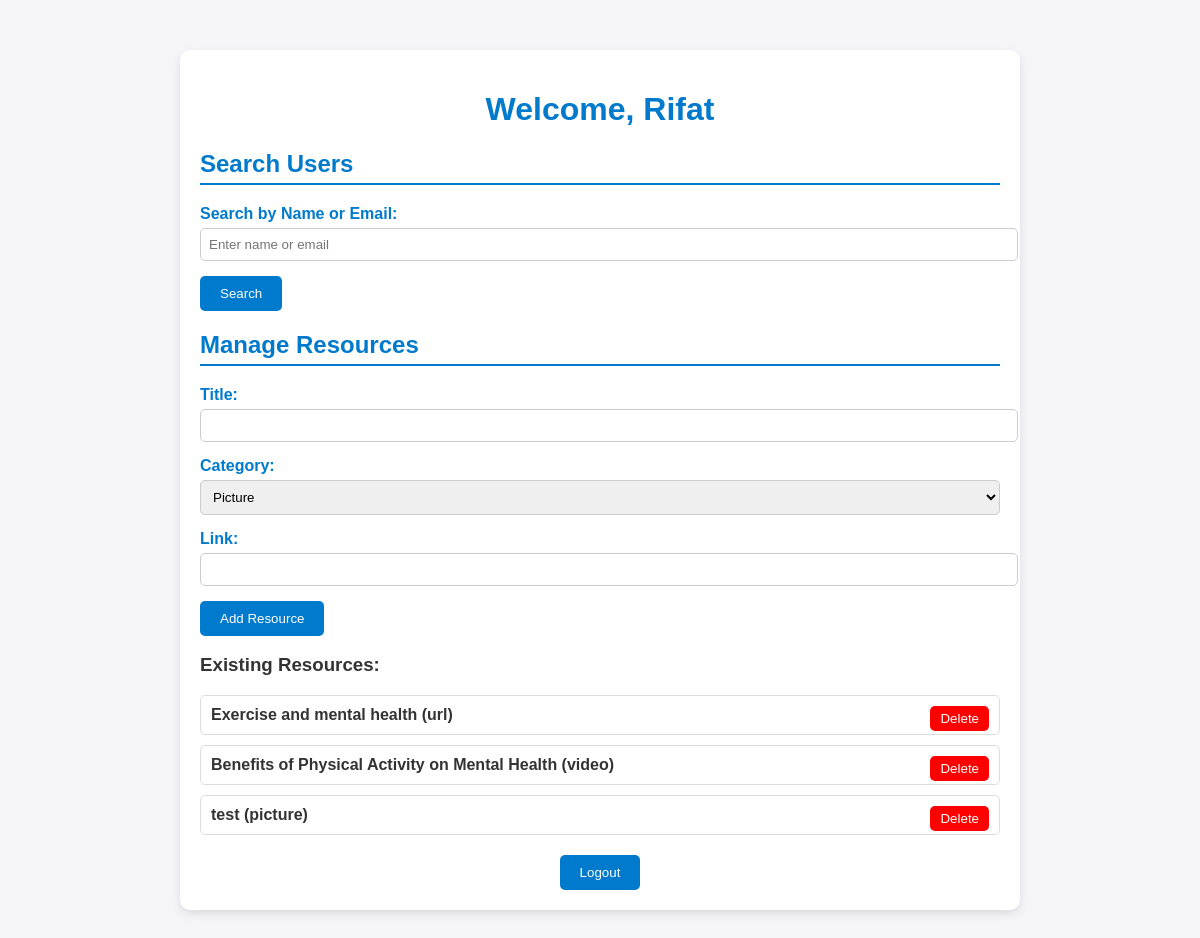
The page /mental_health_tracker/admin_dashboard.php (signed in) on the database its author committed.
### tables this page shows
CREATE TABLE `resources` (
  `id` int(11) NOT NULL,
  `title` varchar(255) NOT NULL,
  `category` enum('picture','video','url') NOT NULL,
  `link` text NOT NULL
);

### mental_health_tracker/admin_dashboard.php (the view, shortened to what this page needs)
<?php
include 'db.php';
$admin_name = $_SESSION['admin_name'];
$resources = mysqli_query($con, "SELECT * FROM resources");
?>
<!DOCTYPE html>
<html lang="en">
<head>
</head>
<body>
<div class="container">
    <h1>Welcome, <?= $admin_name ?></h1>
    <div class="section">
        <h2>Search Users</h2>
        <form method="POST">
            <div class="form-group">
                <label for="search_query">Search by Name or Email:</label>
                <input type="text" id="search_query" name="search_query" placeholder="Enter name or email">
            </div>
            <button type="submit" name="search_user">Search</button>
        </form>
    </div>
    <div class="section">
        <h2>Manage Resources</h2>
        <form method="POST">
            <div class="form-group">
                <label for="title">Title:</label>
                <input type="text" id="title" name="title" required>
            </div>
            <div class="form-group">
                <label for="category">Category:</label>
                <select id="category" name="category" required>
                    <option value="picture">Picture</option>
                </select>
            </div>
            <div class="form-group">
                <label for="link">Link:</label>
                <input type="url" id="link" name="link" required>
            </div>
            <button type="submit" name="add_resource">Add Resource</button>
        </form>
        <h3>Existing Resources:</h3>
        <?php while ($resource = mysqli_fetch_assoc($resources)) : ?>
            <div class="resource-item">
                <strong><?= $resource['title'] ?> (<?= $resource['category'] ?>)</strong>
                <a href="admin_dashboard.php?delete_resource=<?= $resource['id'] ?>" onclick="return confirm('Are you sure?');">
                    <button>Delete</button>
                </a>
            </div>
        <?php endwhile; ?>
    </div>
    <div class="logout-button">
        <a href="logout.php"><button>Logout</button></a>
    </div>
</div>
</body>
</html>

### mental_health_tracker/admin_dashboard.php (style rules this page uses)
body { font-family: Arial, sans-serif; background-color: #f4f4f9; margin: 0; padding: 0; color: #333; }
.container { max-width: 800px; margin: 50px auto; background-color: #ffffff; padding: 20px; border-radius: 10px; box-shadow: 0 4px 10px rgba(0, 0, 0, 0.1); }
h1 { color: #007acc; text-align: center; }
.section { margin-bottom: 20px; }
.section h2 { color: #007acc; border-bottom: 2px solid #007acc; padding-bottom: 5px; }
.form-group { margin-bottom: 15px; }
label { font-weight: bold; color: #007acc; }
input[type="text"], input[type="url"], select { width: 100%; padding: 8px; margin-top: 5px; border: 1px solid #ccc; border-radius: 5px; }
button { background-color: #007acc; color: white; padding: 10px 20px; border: none; border-radius: 5px; cursor: pointer; }
.resource-item, .user-item { padding: 10px; border: 1px solid #ddd; margin-bottom: 10px; border-radius: 5px; }
.resource-item button, .user-item button { float: right; background-color: red; color: white; border: none; padding: 5px 10px; border-radius: 5px; cursor: pointer; }
.logout-button { text-align: center; margin-top: 20px; }

### rows shown on the page
resources: title "Exercise and mental health", category "url"
resources: title "Benefits of Physical Activity on Mental Health", category "video"
resources: title "test", category "picture"

### other values the page prints
$admin_name "Rifat"
